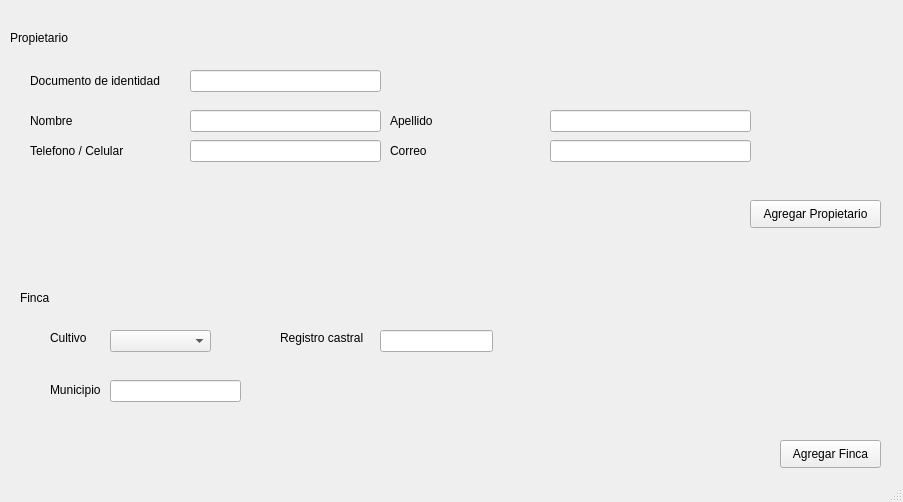
<?xml version="1.0" encoding="UTF-8"?>
<ui version="4.0">
 <class>MainWindow</class>
 <widget class="QMainWindow" name="MainWindow">
  <property name="geometry">
   <rect>
    <x>0</x>
    <y>0</y>
    <width>903</width>
    <height>502</height>
   </rect>
  </property>
  <property name="windowTitle">
   <string>MainWindow</string>
  </property>
  <widget class="QWidget" name="centralwidget">
   <widget class="QPushButton" name="pushButton">
    <property name="geometry">
     <rect>
      <x>750</x>
      <y>200</y>
      <width>131</width>
      <height>28</height>
     </rect>
    </property>
    <property name="text">
     <string>Agregar Propietario</string>
    </property>
   </widget>
   <widget class="QLabel" name="label_10">
    <property name="geometry">
     <rect>
      <x>50</x>
      <y>380</y>
      <width>61</width>
      <height>20</height>
     </rect>
    </property>
    <property name="text">
     <string>Municipio</string>
    </property>
   </widget>
   <widget class="QLineEdit" name="lineEdit_6">
    <property name="geometry">
     <rect>
      <x>380</x>
      <y>330</y>
      <width>113</width>
      <height>22</height>
     </rect>
    </property>
   </widget>
   <widget class="QLabel" name="label_7">
    <property name="geometry">
     <rect>
      <x>20</x>
      <y>290</y>
      <width>71</width>
      <height>16</height>
     </rect>
    </property>
    <property name="text">
     <string>Finca</string>
    </property>
   </widget>
   <widget class="QLabel" name="label_6">
    <property name="geometry">
     <rect>
      <x>390</x>
      <y>140</y>
      <width>141</width>
      <height>21</height>
     </rect>
    </property>
    <property name="text">
     <string>Correo</string>
    </property>
   </widget>
   <widget class="QLineEdit" name="lineEdit_5">
    <property name="geometry">
     <rect>
      <x>550</x>
      <y>140</y>
      <width>201</width>
      <height>22</height>
     </rect>
    </property>
   </widget>
   <widget class="QLabel" name="label">
    <property name="geometry">
     <rect>
      <x>10</x>
      <y>30</y>
      <width>71</width>
      <height>16</height>
     </rect>
    </property>
    <property name="text">
     <string>Propietario</string>
    </property>
   </widget>
   <widget class="QLabel" name="label_2">
    <property name="geometry">
     <rect>
      <x>30</x>
      <y>70</y>
      <width>141</width>
      <height>21</height>
     </rect>
    </property>
    <property name="text">
     <string>Documento de identidad</string>
    </property>
   </widget>
   <widget class="QLabel" name="label_3">
    <property name="geometry">
     <rect>
      <x>30</x>
      <y>110</y>
      <width>141</width>
      <height>21</height>
     </rect>
    </property>
    <property name="text">
     <string>Nombre</string>
    </property>
   </widget>
   <widget class="QLineEdit" name="lineEdit">
    <property name="geometry">
     <rect>
      <x>190</x>
      <y>70</y>
      <width>191</width>
      <height>22</height>
     </rect>
    </property>
   </widget>
   <widget class="QLineEdit" name="lineEdit_7">
    <property name="geometry">
     <rect>
      <x>110</x>
      <y>380</y>
      <width>131</width>
      <height>22</height>
     </rect>
    </property>
   </widget>
   <widget class="QPushButton" name="pushButton_2">
    <property name="geometry">
     <rect>
      <x>780</x>
      <y>440</y>
      <width>101</width>
      <height>28</height>
     </rect>
    </property>
    <property name="text">
     <string>Agregar Finca</string>
    </property>
   </widget>
   <widget class="QLabel" name="label_9">
    <property name="geometry">
     <rect>
      <x>280</x>
      <y>330</y>
      <width>91</width>
      <height>16</height>
     </rect>
    </property>
    <property name="text">
     <string>Registro castral</string>
    </property>
   </widget>
   <widget class="QLineEdit" name="lineEdit_3">
    <property name="geometry">
     <rect>
      <x>190</x>
      <y>140</y>
      <width>191</width>
      <height>22</height>
     </rect>
    </property>
   </widget>
   <widget class="QLabel" name="label_8">
    <property name="geometry">
     <rect>
      <x>50</x>
      <y>330</y>
      <width>55</width>
      <height>16</height>
     </rect>
    </property>
    <property name="text">
     <string>Cultivo</string>
    </property>
   </widget>
   <widget class="QLabel" name="label_5">
    <property name="geometry">
     <rect>
      <x>390</x>
      <y>110</y>
      <width>141</width>
      <height>21</height>
     </rect>
    </property>
    <property name="text">
     <string>Apellido</string>
    </property>
   </widget>
   <widget class="QComboBox" name="comboBox">
    <property name="geometry">
     <rect>
      <x>110</x>
      <y>330</y>
      <width>101</width>
      <height>22</height>
     </rect>
    </property>
   </widget>
   <widget class="QLineEdit" name="lineEdit_4">
    <property name="geometry">
     <rect>
      <x>550</x>
      <y>110</y>
      <width>201</width>
      <height>22</height>
     </rect>
    </property>
   </widget>
   <widget class="QLineEdit" name="lineEdit_2">
    <property name="geometry">
     <rect>
      <x>190</x>
      <y>110</y>
      <width>191</width>
      <height>22</height>
     </rect>
    </property>
   </widget>
   <widget class="QLabel" name="label_4">
    <property name="geometry">
     <rect>
      <x>30</x>
      <y>140</y>
      <width>141</width>
      <height>21</height>
     </rect>
    </property>
    <property name="text">
     <string>Telefono / Celular</string>
    </property>
   </widget>
  </widget>
  <widget class="QStatusBar" name="statusbar"/>
 </widget>
 <resources/>
 <connections/>
</ui>
